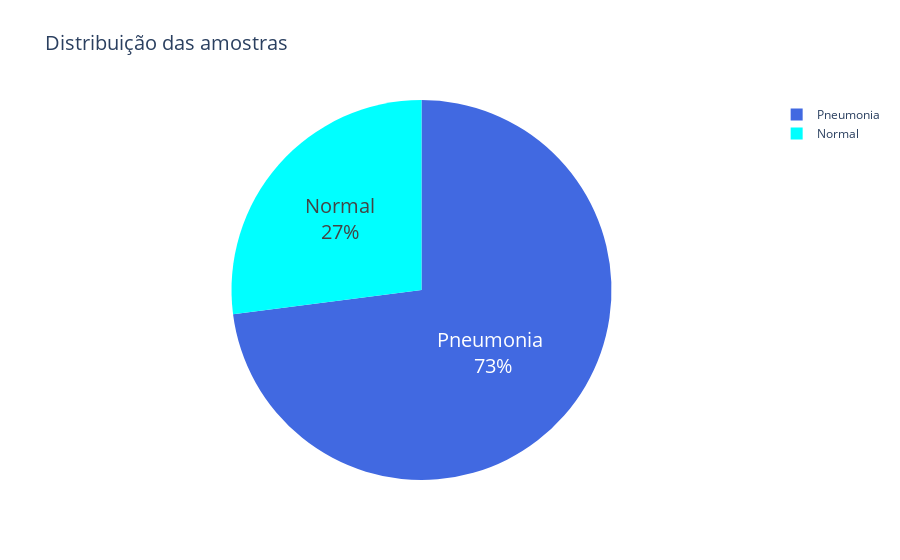

Write notebook code for a chart like this one.
### Code cell
rotulos = ['Pneumonia ', "Normal"]
valores = [len(imagens_pneumonia), len(imagens_normais)]
cores = ['royalblue', 'cyan']
fig = go.Figure(data=[go.Pie(labels=rotulos, values=valores, hole=.0)])
fig.update_traces(hoverinfo='value', textinfo='label+percent', textfont_size=20, marker=dict(colors=cores))
fig.update_layout(title="Distribuição das amostras", titlefont={'size': 20})
iplot(fig)

### Figure 1 — Plotly figure (JSON) as saved in the notebook; plotly's stock layout.template omitted (floating-point values rounded to 4 significant figures)
{"data": [{"hole": 0, "hoverinfo": "value", "labels": ["Pneumonia ", "Normal"], "marker": {"colors": ["royalblue", "cyan"]}, "textfont": {"size": 20}, "textinfo": "label+percent", "type": "pie", "values": [4273, 1583]}], "layout": {"title": {"font": {"size": 20}, "text": "Distribuição das amostras"}}}
